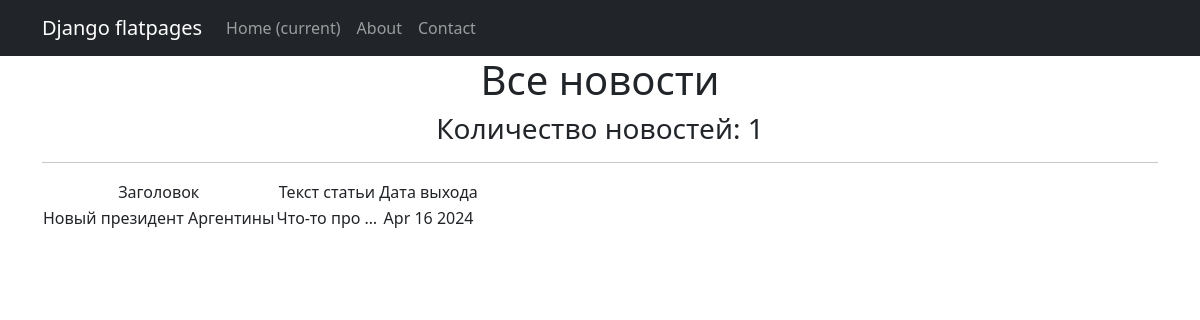
Before: /news/ with the older database file.
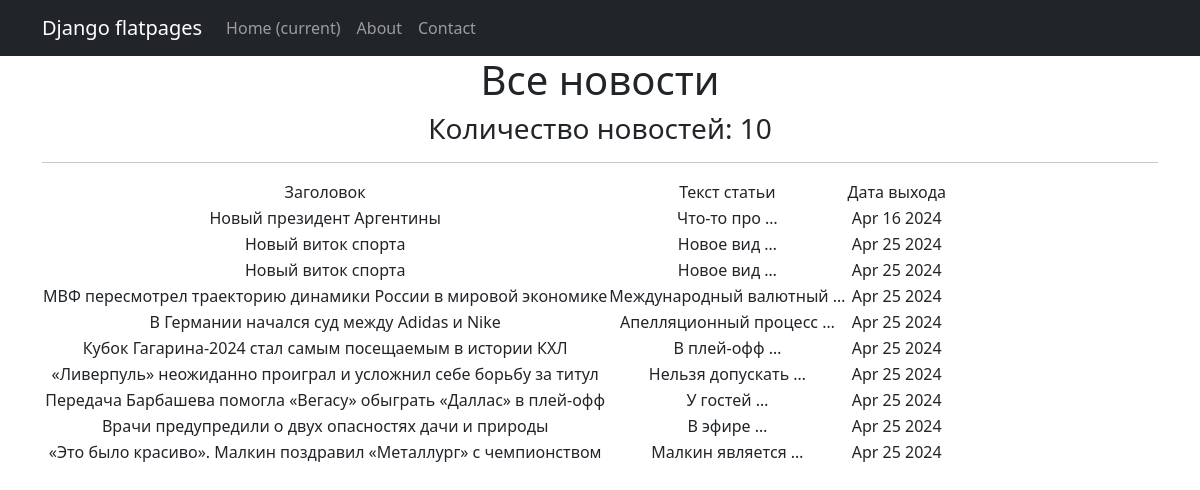
After: the same page with the newer database file.
### news/models.py (models this page shows, shortened)
class Post(models.Model):
    author_id = models.ForeignKey(Author, on_delete=models.CASCADE)
    _type = models.CharField(choices=articles_types, max_length=1)
    time_in = models.DateTimeField(auto_now_add=True)
    category = models.ManyToManyField(Category, through='PostCategory')
    heading = models.CharField(max_length=255)
    text_article = models.TextField()
    rating = models.FloatField(default=0.0)

### news/views.py (the view)
# urls.py: path('', NewsList.as_view(), name='news'),
class NewsList(ListView):
    model = Post
    ordering = 'time_in'
    template_name = 'news.html'
    context_object_name = 'news'
    paginate_by = 10
    def get_queryset(self):
        return Post.objects.filter(_type='N')

### templates/news.html (shortened to what this page needs)
{% extends 'flatpages/default.html' %}
{% block content %}
   <h1>Все новости</h1>
    <h3>Количество новостей: {{ news|length }}</h3>
   <hr>
   {% if news %}
       <table>
           <tr>
               <td>Заголовок</td>
               <td>Текст статьи</td>
               <td>Дата выхода</td>
           </tr>
           {% for new in news %}
           <tr>
               <td>{{ new.heading }}</td>
               <td>{{ new.text_article|truncatewords:2 }}</td>
               <td>{{ new.time_in|date:'M d Y' }}</td>
           </tr>
           {% endfor %}
       </table>
   {% else %}
       <h2>Новостей нет!</h2>
   {% endif %}
{% endblock content %}

Changed rows visible on the page:
added Post: heading "Новый виток спорта", text_article "Новое вид …", time_in "Apr 25 2024"
added Post: heading "Новый виток спорта", text_article "Новое вид …", time_in "Apr 25 2024"
added Post: heading "МВФ пересмотрел траекторию динамики России в мировой экономике", text_article "Международный валютный …", time_in "Apr 25 2024"
added Post: heading "В Германии начался суд между Adidas и Nike", text_article "Апелляционный процесс …", time_in "Apr 25 2024"
added Post: heading "Кубок Гагарина-2024 стал самым посещаемым в истории КХЛ", text_article "В плей-офф …", time_in "Apr 25 2024"
added Post: heading "«Ливерпуль» неожиданно проиграл и усложнил себе борьбу за титул", text_article "Нельзя допускать …", time_in "Apr 25 2024"
added Post: heading "Передача Барбашева помогла «Вегасу» обыграть «Даллас» в плей-офф", text_article "У гостей …", time_in "Apr 25 2024"
added Post: heading "Врачи предупредили о двух опасностях дачи и природы", text_article "В эфире …", time_in "Apr 25 2024"
added Post: heading "«Это было красиво». Малкин поздравил «Металлург» с чемпионством", text_article "Малкин является …", time_in "Apr 25 2024"
Other visible differences:
{{ news|length }}: "1" → "10"
